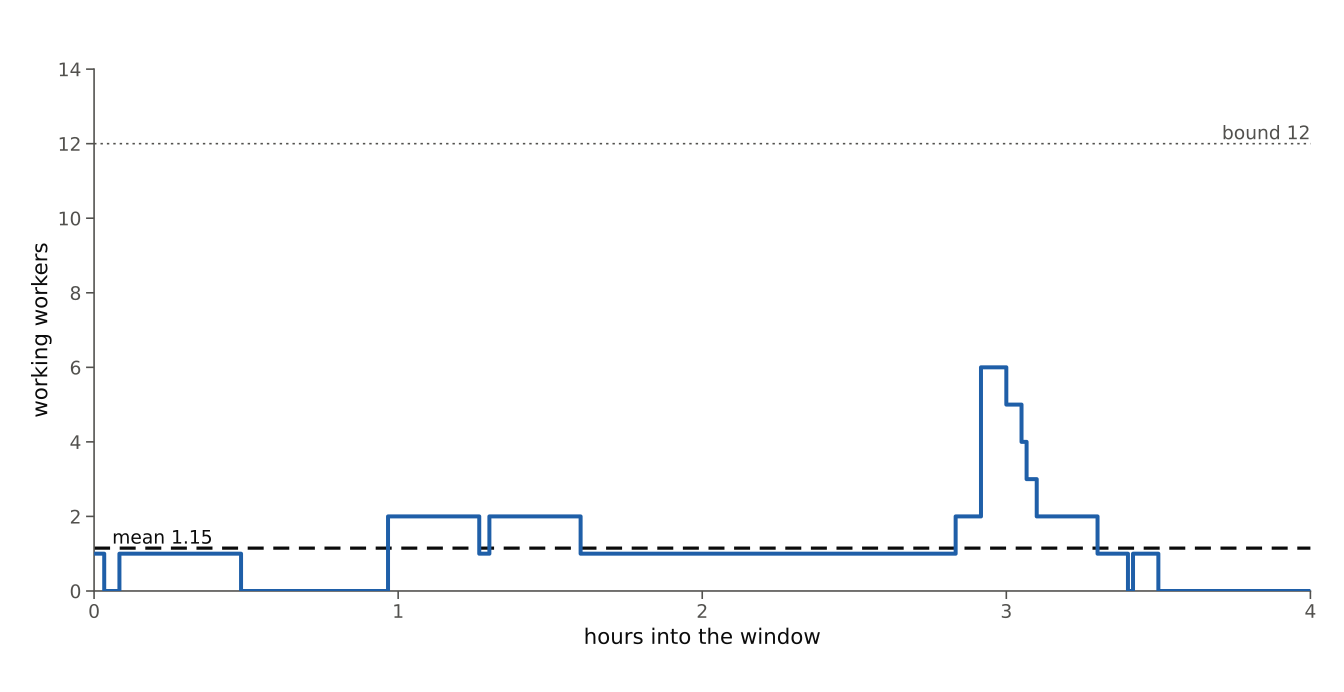

This chart was generated by the following Python code:
"""Draw the working-worker trace through the measured window.

    python working-workers.py <window-start> <window-end> <out.svg>

The spans come from the lane census module, so the trace is computed from the
same ledger reading the mean in the record is computed over rather than from a
second instrument. The SVG carries the record's own figure directory.

The save gate is the one figure guard the repository already runs — labels
outside the canvas, labels over each other, labels over a plotted line — taken
from the figure that owns it rather than written again here, so a repair to that
guard reaches this figure too.
"""

from __future__ import annotations

import datetime as dt
import importlib.util
import sys
from pathlib import Path

import matplotlib

matplotlib.use("Agg")
import matplotlib.pyplot as plt  # noqa: E402

MEASURED = "#1f5fa8"  # the subject: workers actually working
LIMIT = "#52514e"  # the bound and its label
MEAN = "#0b0b0b"  # the measured summary, near-black dashed

CANVAS_IN = (14.0, 7.2)

GUARD = (
    Path(__file__).resolve().parents[4]
    / "docs/figures/a-project-reads-as-one-picture"
    / "work-in-flight-sits-on-its-section/section_row_readers.py"
)


def load_guard(path=GUARD):
    """Import the repository's figure save gate from the module that owns it."""
    spec = importlib.util.spec_from_file_location("figure_save_gate", path)
    module = importlib.util.module_from_spec(spec)
    spec.loader.exec_module(module)
    return module


def place_mean_label(ax, fig, mean, x, series, *, size=14) -> None:
    """Put the summary's name on its own line, lifted clear of any plotted data."""
    points = ax.transData.transform([(px, py) for px, py in series])
    for lift in (0, 6, 12, 18, 24, 30):
        label = ax.annotate(f" mean {mean} ", (x, mean), xycoords="data",
                            textcoords="offset points", xytext=(0, lift),
                            color=MEAN, fontsize=size, va="bottom", ha="left")
        fig.canvas.draw()
        box = label.get_window_extent(fig.canvas.get_renderer())
        on_data = any(box.x0 < px < box.x1 and box.y0 < py < box.y1
                      for px, py in points)
        if not on_data:
            return
        label.remove()
    raise SystemExit("no clear place for the mean label")


def main(argv: list[str]) -> int:
    start = dt.datetime.fromisoformat(argv[1])
    end = dt.datetime.fromisoformat(argv[2])
    out = Path(argv[3])

    sys.path.insert(0, str(out.parents[4] / "scripts"))
    import lane_window_census as census

    runs, _counts = census.load_runs()
    spans = census.worker_spans(runs)
    report = census.census(start, end, runs, spans, {}, [])
    mean = report["working_workers"]["mean"]

    minutes = int((end - start).total_seconds() // 60)
    counts = []
    for minute in range(minutes + 1):
        when = start + dt.timedelta(minutes=minute)
        counts.append(sum(1 for first, last, _run in spans if first <= when < last))
    xs = [minute / 60.0 for minute in range(minutes + 1)]

    plt.style.use("data-ink")
    fig, ax = plt.subplots(figsize=CANVAS_IN)
    fig.subplots_adjust(left=0.07, right=0.975, bottom=0.145, top=0.9)
    ax.step(xs, counts, where="post", color=MEASURED, linewidth=3.0, zorder=3)
    peak = max(counts) if counts else 0
    ax.set_ylim(0, max(14, peak + 2))
    ax.axhline(12, color=LIMIT, linewidth=1.2, linestyle=(0, (1.5, 2.5)), zorder=1)
    ax.axhline(mean, color=MEAN, linewidth=2.4, linestyle=(0, (5, 3)), zorder=2)
    ax.set_xlim(0, minutes / 60.0)
    ax.set_xticks(range(0, int(minutes / 60.0) + 1))
    ax.set_xlabel("hours into the window")
    ax.set_ylabel("working workers")
    ax.text(minutes / 60.0, 12, " bound 12", color=LIMIT, fontsize=14,
            va="bottom", ha="right")
    place_mean_label(ax, fig, mean, 0.04, list(zip(xs, counts)))
    gate = load_guard()
    gate.DATA_LINES[:] = [list(zip(xs, counts))]
    gate.DATA_MARKERS[:] = []
    gate._check(fig, ax)
    fig.savefig(out, format="svg")
    print(f"{out} mean={mean} peak={max(counts)}")
    return 0


if __name__ == "__main__":
    raise SystemExit(main(sys.argv))
